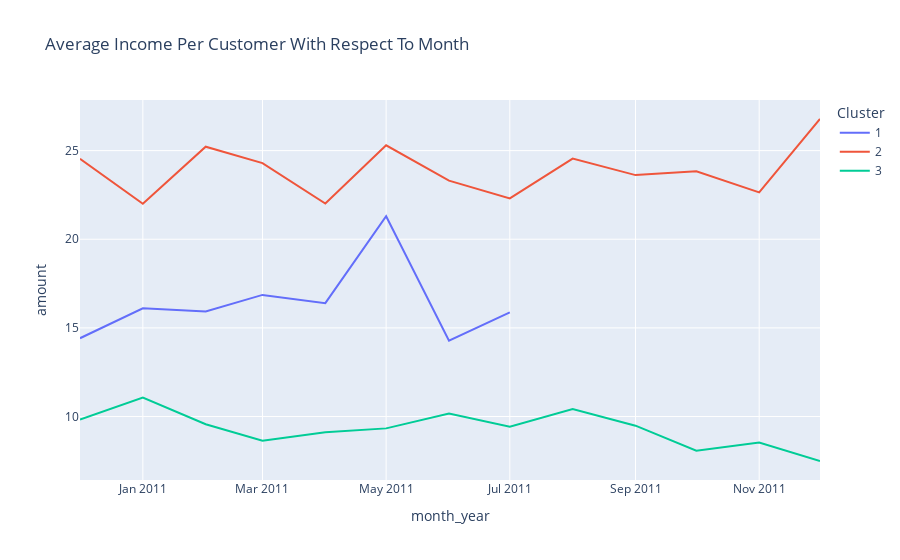

Notebook code for this chart:
### Markdown cell above
we know that cluster 2 has the largest population, so let's check the average:

### Code cell
title='average income per customer with respect to month'.title()
a = cluster_df.groupby([month_year, 'Cluster'], as_index=False)[amount].mean()
a[month_year] = a[month_year].astype(str)
fig = px.line(a, x=month_year, y='amount', color='Cluster', title=title)
fig.show()

### Figure 1 — Plotly figure (JSON) as saved in the notebook; plotly's stock layout.template omitted (floating-point values rounded to 4 significant figures)
{"data": [{"hovertemplate": "Cluster=1<br>month_year=%{x}<br>amount=%{y}<extra></extra>", "legendgroup": "1", "line": {"color": "#636efa", "dash": "solid"}, "marker": {"symbol": "circle"}, "mode": "lines", "name": "1", "orientation": "v", "showlegend": true, "type": "scatter", "x": ["2010-12", "2011-01", "2011-02", "2011-03", "2011-04", "2011-05", "2011-06", "2011-07"], "xaxis": "x", "y": [14.42, 16.11, 15.92, 16.86, 16.4, 21.3, 14.28, 15.87], "yaxis": "y"}, {"hovertemplate": "Cluster=2<br>month_year=%{x}<br>amount=%{y}<extra></extra>", "legendgroup": "2", "line": {"color": "#EF553B", "dash": "solid"}, "marker": {"symbol": "circle"}, "mode": "lines", "name": "2", "orientation": "v", "showlegend": true, "type": "scatter", "x": ["2010-12", "2011-01", "2011-02", "2011-03", "2011-04", "2011-05", "2011-06", "2011-07", "2011-08", "2011-09", "2011-10", "2011-11", "2011-12"], "xaxis": "x", "y": [24.54, 22.0, 25.22, 24.29, 22.01, 25.3, 23.3, 22.31, 24.55, 23.62, 23.83, 22.64, 26.78], "yaxis": "y"}, {"hovertemplate": "Cluster=3<br>month_year=%{x}<br>amount=%{y}<extra></extra>", "legendgroup": "3", "line": {"color": "#00cc96", "dash": "solid"}, "marker": {"symbol": "circle"}, "mode": "lines", "name": "3", "orientation": "v", "showlegend": true, "type": "scatter", "x": ["2010-12", "2011-01", "2011-02", "2011-03", "2011-04", "2011-05", "2011-06", "2011-07", "2011-08", "2011-09", "2011-10", "2011-11", "2011-12"], "xaxis": "x", "y": [9.83, 11.07, 9.566, 8.637, 9.11, 9.332, 10.17, 9.43, 10.42, 9.484, 8.073, 8.536, 7.491], "yaxis": "y"}], "layout": {"legend": {"title": {"text": "Cluster"}, "tracegroupgap": 0}, "title": {"text": "Average Income Per Customer With Respect To Month"}, "xaxis": {"anchor": "y", "domain": [0, 1], "title": {"text": "month_year"}}, "yaxis": {"anchor": "x", "domain": [0, 1], "title": {"text": "amount"}}}}
